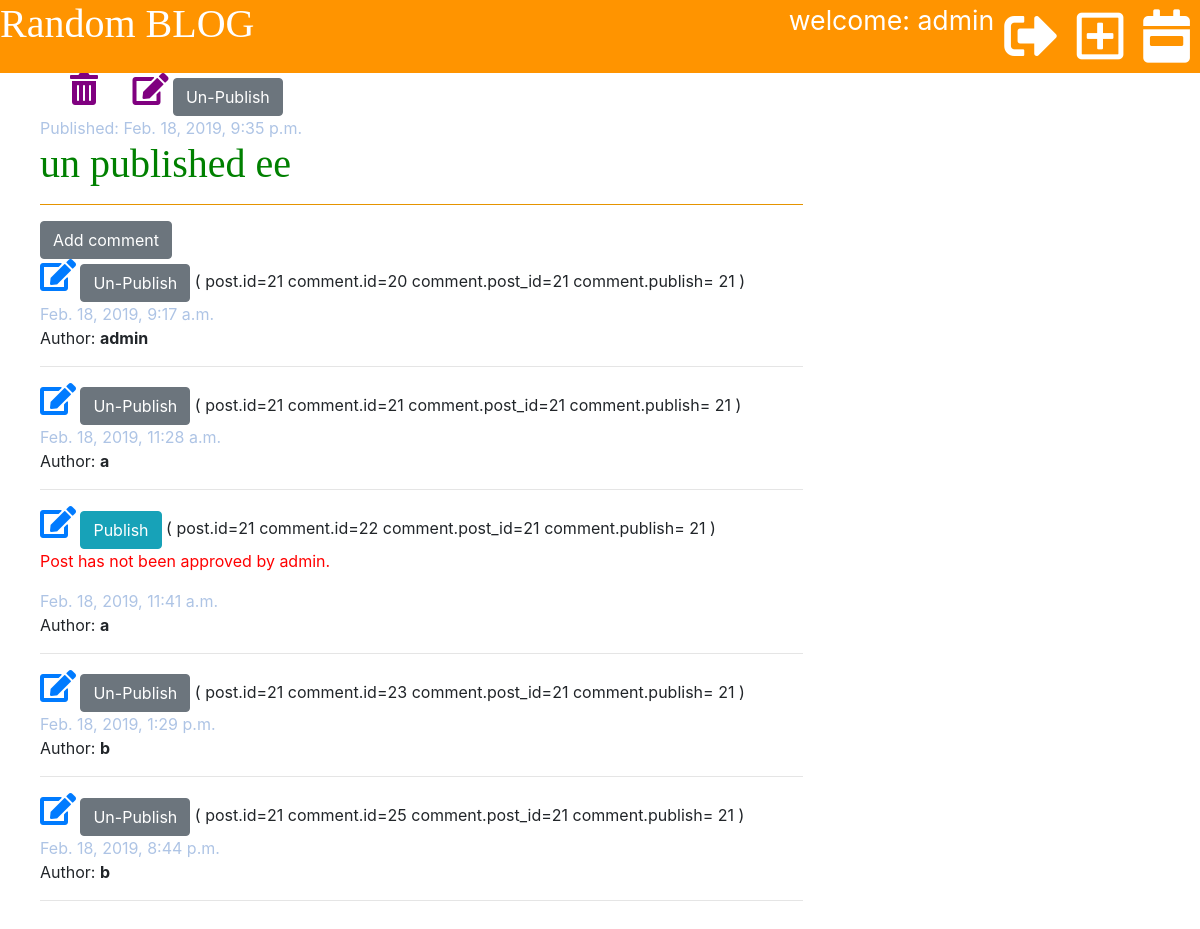
Page /post/21/ (signed in) on the committed database.
### blog/models.py (models this page shows, shortened)
class Post(models.Model):
    author = models.ForeignKey('auth.User', on_delete=models.CASCADE)
    title = models.CharField(max_length=200)
    text = models.TextField()
    created_date = models.DateTimeField(default=timezone.now)
    published_date = models.DateTimeField(blank=True, null=True)
    test_date = models.DateTimeField(blank=True, null=True)

class Comment(models.Model):
    post = models.ForeignKey('blog.Post', on_delete=models.CASCADE, related_name='comments')
    author = models.CharField(max_length=200)
    text = models.TextField()
    crated_date = models.DateTimeField(default=timezone.now)
    approved = models.BooleanField(default=False)

### blog/views.py (the view)
# urls.py: path('post/<int:pk>/', views.post_detail, name='post_detail'),
def post_detail(request, pk):
    permission_list = get_user_permissions(request, request.user)
    if str(request.user) != 'AnonymousUser':
        post = get_object_or_404(Post, pk=pk)
        if 'change_comment' in permission_list:
            comments_filtered = Comment.objects.filter(post_id=pk)
        else:
            comments_filtered = Comment.objects.filter(approved=True, post_id=pk) | Comment.objects.filter(
                author=request.user, post_id=pk)
    else:
        post = get_object_or_404(Post, published_date__isnull=False, pk=pk)
        comments_filtered = Comment.objects.filter(approved=True, post_id=pk)
    stuff_for_frontend = {'post': post, 'comments_filtered': comments_filtered, 'permissions': permission_list}
    return render(request, 'blog/post_detail.html', stuff_for_frontend)

### blog/templatetags/markdownify.py (called while the page is built)
@register.filter
def markdown(value):
    renderer = HighlightRenderer()
    markdown = mistune.Markdown(renderer=renderer)
    return markdown(value)

### blog/views.py (called while the page is built)
def get_user_permissions(request,selected_user):
    if str(request.user) != 'AnonymousUser':
        permissions = Permission.objects.filter(user=selected_user)
        permission_list = [permission.codename for permission in permissions]
    else:
        permission_list = []
    return permission_list

### blog/templates/blog/post_detail.html (shortened to what this page needs)
{% extends 'blog/base.html' %}
{% load markdownify %}
{% block content %}
<div class="post">
    <span class="edit-publish">
        {% if 'delete_post' in permissions %}
            <a href="{% url 'post_delete' pk=post.pk %}" }
               onclick="return confirm('Are you sure you want delete this blog post?')"><i
                    class="fas fa-trash-alt fa-2x"></i></a>
        {% endif %}
        {% if 'change_post' in permissions %}
            <a href="{% url 'post_edit' pk=post.pk %}"><i class="fas fa-edit fa-2x"></i></a>
            {% if post.published_date %}
                <a href="{% url 'post_post_unPublish' pk=post.pk %}"><button
                        class="btn btn-secondary">Un-Publish</button></a>
            {% else %}
                <a href="{% url 'post_publish' pk=post.pk %}"><button class="btn btn-secondary">Publish</button></a>
            {% endif %}
        {% endif %}
    </span>
    <div class="date">Published: {{ post.published_date}}</div>
    <h1>{{ post.title}}</h1>
    <hr color="orange">
    <a href="{% url 'add_comment_to_post' pk=post.pk %}" class="btn btn-secondary" %}>Add comment</a>
    {% for comment in comments_filtered %}
    {% if user.is_authenticated %}
    <div>
        {% if comment.author == user.username or 'change_comment' in permissions%}
        <a href="{% url 'comment_edit'  pk=comment.id %}" }><i class="fas fa-edit fa-2x"></i></a>
        {% endif %}
        {% if 'change_comment' in permissions %}
        {% if comment.approved == False %}
        <a href="{% url 'comment_publish'  pk=comment.id %}" class="btn btn-info" }>Publish</a>
        {% else %}
        <a href="{% url 'comment_publish'  pk=comment.id %}" class="btn btn-secondary" }>Un-Publish</a>
        {% endif %}
        (
        post.id={{ post.id }}
        comment.id={{ comment.id }}
        comment.post_id={{ comment.post_id }}
        comment.publish={{ comment.publish }}
        {{post.pk}}
        )
        {% endif %}
        {% if comment.approved == False %}
        <p style="color: red">Post has not been approved by admin.</p>
        {% endif %}
    </div>
    {% endif %}
    <div class="comment">
        <div class="date">
            {{ comment.crated_date }}
        </div>
        <p>Author: <strong>{{ comment.author }}</strong></p>
        <hr>
    </div>
    {% empty %}
    <p>No comments yet...</p>
    {% endfor %}
</div>
{% endblock %}

### blog/templates/blog/base.html (shortened to what this page needs)
{% load staticfiles %}
<!doctype html>
<html lang="en">
<head>
    <link rel="stylesheet" href="{% static 'css/blog.css' %}">
    <link rel="stylesheet" href="{% static 'css/zenburn.css' %}">
    <link rel="stylesheet" href="https://fronts.googleapis.com/css?family=Source+Code+Pro">
    <link rel="stylesheet" href="https://stackpath.bootstrapcdn.com/bootstrap/4.3.0/css/bootstrap.min.css">
    <link rel="stylesheet" href="https://use.fontawesome.com/releases/v5.7.2/css/all.css"
>
</head>
<body>
<div class="container-blog-header">
    <div class="page-header-title">
        <h1><a href="/">Random BLOG</a></h1>
    </div>
    <div class="actions">
        {% if user.is_authenticated %}
        welcome: {{ user.get_username }}
        <a href="{% url 'post_draft_list' %}" class="top-menu"><i class="fas fa-calendar-week fa-2x"></i></a>
        <a href="{% url 'post_new' %}" class="top-menu"><i class="far fa-plus-square fa-2x"></i></a>
        <a href="{% url 'logout' %}" class="top-menu"><i class="fas fa-sign-out-alt fa-2x"></i></i></a>
        {% else %}
        <a href="{% url 'login' %}" class="top-menu"><i class="fas fa-sign-in-alt fa-2x"></i></i></a>
        {% endif %}
    </div>
</div>
<div class="content">
    <div class="row">
        <div class="col-md-8">
            {% block content %}
            {% endblock %}
        </div>
    </div>
</div>
</body>
</html>

### blog/static/css/blog.css (style rules this page uses)
.container-blog-header { display: flex; color: white; font-size: 20pt; background-color: #ff9400; text-align: right; }
.page-header-title { flex-basis: 60%; text-decoration: none; text-align: left; }
.page-header-title h1 a { color: #ffffff; text-decoration: none; text-align: left; }
.actions, .user-name { flex-basis: 40%; }
.content { margin-left: 40px; }
h1, h2, h3, h4 { font-family: 'Tangerine', 'Inconsolata', 'Drpod Sans', serif; font-size: 48px; }
.date { color: #aec4e5 }
.post { margin-bottom: 70px; }
.post h1 { color: green; }
.top-menu i { color: #ffffff; float: right; margin: 10px; }
.edit-publish a i { color: purple; padding-left: 30px; }
.comment { margin: 20x 0x 20x 20x; }

### rows in the picture
Post: published_date "Feb. 18, 2019, 9:35 p.m.", title "un published ee", id "21", pk "21"
Comment: approved "Un-Publish", id "20", post_id "21", crated_date "Feb. 18, 2019, 9:17 a.m.", author "admin"
Comment: approved "Un-Publish", id "21", post_id "21", crated_date "Feb. 18, 2019, 11:28 a.m.", author "a"
Comment: approved "Publish", id "22", post_id "21", crated_date "Feb. 18, 2019, 11:41 a.m.", author "a"
Comment: approved "Un-Publish", id "23", post_id "21", crated_date "Feb. 18, 2019, 1:29 p.m.", author "b"
Comment: approved "Un-Publish", id "25", post_id "21", crated_date "Feb. 18, 2019, 8:44 p.m.", author "b"

### other values in the picture
{{ user.get_username }} "admin"
